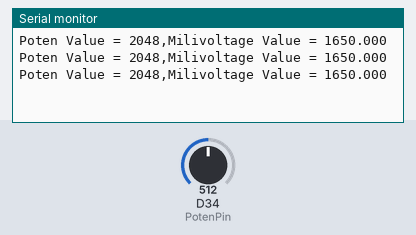
Bench run of a sketch on a simulated Arduino Zero (SAMD21). Shown: the last lines printed to the serial monitor. The inputs (shaded band) are chosen by the test bench; at power-on: D34 (PotenPin) = 512 (analog values on the 0–1023 scale).

Above: at 1.3 s.
1.4 s: D34 (PotenPin) set to 716
At 1.9 s:
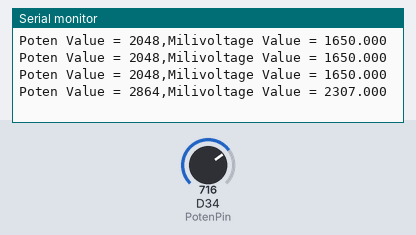
2.9 s: D34 (PotenPin) set to 900
At 3.4 s:
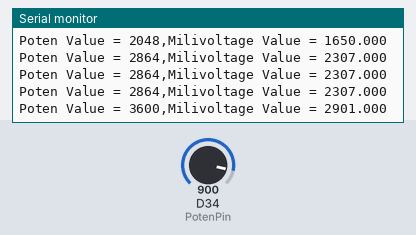
Timing chart, 0 to 5.9 s (numbered marks = the images above; inputs shaded):
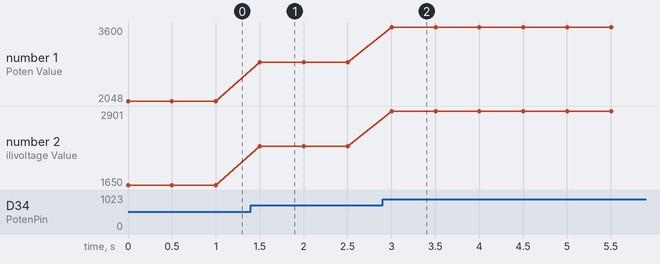

Measured:
- after the input at 1.4 s, the serial monitor: prints a new line after 0.10 s (image 1)
- after the input at 2.9 s, the serial monitor: prints a new line after 0.10 s (image 2)
- plotted number 1: 2048 → 2864 after the input at 1.4 s, 2864 → 3600 after the input at 2.9 s
- plotted number 2: 1650 → 2307 after the input at 1.4 s, 2307 → 2901 after the input at 2.9 s

The sketch:

Poten_Read.ino
```cpp
int PotenPin =34;
int PotenValue = 0;
float Voltage = 0.00;

void setup() {
  Serial.begin(9600);
  analogReadResolution(12); // Set Analog Read Resolution to 12 Bits

}

void loop() {
  PotenValue = analogRead(PotenPin); //Min = 0, Max = 4095
  Voltage = PotenValue*3300/4095;// in MiliVolt
  Serial.print("Poten Value = ");
  Serial.print(PotenValue);
  Serial.print(",");
  Serial.print("Milivoltage Value = ");
  Serial.println(Voltage,3);
  delay(500);


}
```
